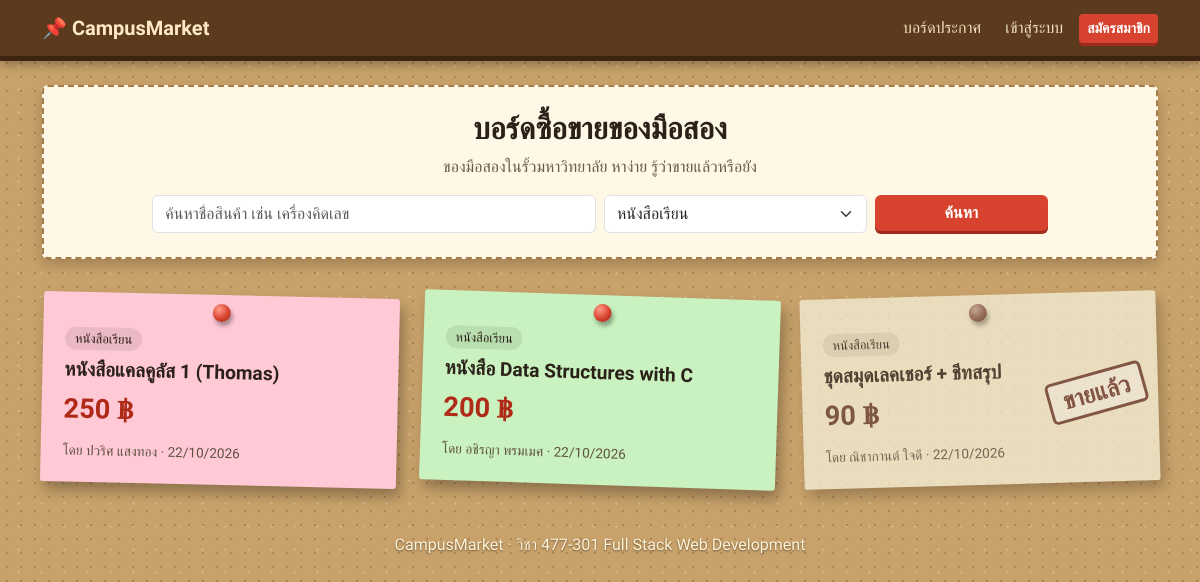
Page /index.php?cat=หนังสือเรียน on the committed database.
### tables this page shows
CREATE TABLE listings (
  id           INT AUTO_INCREMENT PRIMARY KEY,
  user_id      INT NOT NULL,                               
  title        VARCHAR(150) NOT NULL,                      
  description  TEXT NOT NULL,                              
  price        DECIMAL(10,2) NOT NULL,                     
  category     VARCHAR(50) NOT NULL,                       
  status       ENUM('selling','sold') NOT NULL DEFAULT 'selling',   
  created_at   TIMESTAMP DEFAULT CURRENT_TIMESTAMP,
  FOREIGN KEY (user_id) REFERENCES users(id) ON DELETE CASCADE
);

CREATE TABLE users (
  id          INT AUTO_INCREMENT PRIMARY KEY,
  name        VARCHAR(100) NOT NULL,                       
  student_id  VARCHAR(15)  NOT NULL,                       
  email       VARCHAR(120) NOT NULL UNIQUE,                
  password    VARCHAR(255) NOT NULL,                       
  contact     VARCHAR(100) NOT NULL,                       
  role        ENUM('member','admin') NOT NULL DEFAULT 'member',   
  created_at  TIMESTAMP DEFAULT CURRENT_TIMESTAMP
);

### config.php (called while the page is built, shortened)
<?php
$categories = ['หนังสือเรียน', 'เครื่องคิดเลข', 'ของใช้ในหอ', 'เครื่องใช้ไฟฟ้า', 'อื่นๆ'];
function e($text) {
    return htmlspecialchars($text, ENT_QUOTES, 'UTF-8');
}

### index.php (the view, shortened to what this page needs)
<?php
require 'config.php';
$q    = trim($_GET['q'] ?? '');
$cat  = $_GET['cat'] ?? '';
$mine = isset($_GET['mine']) && is_login();
$sql    = "SELECT l.*, u.name AS seller
           FROM listings l JOIN users u ON l.user_id = u.id
           WHERE 1=1";
$params = [];
if ($cat !== '') {
    $sql .= " AND l.category = ?";
    $params[] = $cat;
}
$sql .= " ORDER BY l.status ASC, l.created_at DESC";
$stmt = $pdo->prepare($sql);
$stmt->execute($params);
$listings = $stmt->fetchAll(PDO::FETCH_ASSOC);
include 'header.php';
?>
<div class="board-head">
  <h1><?= $mine ? 'ประกาศของฉัน' : 'บอร์ดซื้อขายของมือสอง' ?></h1>
  <p>ของมือสองในรั้วมหาวิทยาลัย หาง่าย รู้ว่าขายแล้วหรือยัง</p>
  <form class="row g-2 justify-content-center" method="get">
    <div class="col-12 col-md-5">
      <input class="form-control" name="q" value="<?= e($q) ?>" placeholder="ค้นหาชื่อสินค้า เช่น เครื่องคิดเลข">
    </div>
    <div class="col-8 col-md-3">
      <select class="form-select" name="cat">
        <?php foreach ($categories as $c): ?>
          <option value="<?= e($c) ?>" <?= $cat === $c ? 'selected' : '' ?>><?= e($c) ?></option>
        <?php endforeach; ?>
      </select>
    </div>
    <div class="col-4 col-md-2">
      <button class="btn btn-pin w-100">ค้นหา</button>
    </div>
  </form>
</div>
<div class="row g-4">
  <?php foreach ($listings as $l): ?>
    <div class="col-12 col-sm-6 col-lg-4">
      <a href="listing_view.php?id=<?= $l['id'] ?>" class="note note-<?= $l['id'] % 4 ?> <?= $l['status'] === 'sold' ? 'is-sold' : '' ?>">
        <span class="pin"></span>
        <?php if ($l['status'] === 'sold'): ?>
          <span class="stamp">ขายแล้ว</span>
        <?php endif; ?>
        <span class="note-cat"><?= e($l['category']) ?></span>
        <h3><?= e($l['title']) ?></h3>
        <div class="note-price"><?= number_format($l['price']) ?> ฿</div>
        <div class="note-meta">โดย <?= e($l['seller']) ?> · <?= date('d/m/Y', strtotime($l['created_at'])) ?></div>
      </a>
    </div>
  <?php endforeach; ?>
</div>
<?php include 'footer.php'; ?>

### style.css (style rules this page uses)
:root { --cork: #c9a26b; --cork-dark: #a67c47; --wood: #5b3a1e; --pin: #d8432f; --ink: #2b2118; }
body { font-family: 'Sarabun', sans-serif; color: var(--ink); background-color: var(--cork); background-image: radial-gradient(rgba(90,55,20,.25) 1.2px, transparent 1.6px), radial-gradient(rgba(255,240,210,.25) 1px, transparent 1.4px); background-size: 14px 14px, 23px 23px; background-position: 0 0, 7px 9px; min-height: 100vh; }
h1, h2, h3, h5, .brand { font-family: 'Mali', cursive; }
.btn-pin { background: var(--pin); color: #fff; border: none; font-weight: 600; box-shadow: 0 3px 0 #9e2b1b; }
.board-head { background: #fff8e6; border: 2px dashed var(--cork-dark); border-radius: 6px; padding: 24px 18px; margin-bottom: 36px; text-align: center; box-shadow: 0 6px 14px rgba(0,0,0,.2); }
.board-head h1 { font-size: 1.9rem; font-weight: 700; }
.board-head p { color: #6b5a45; }
.note { display: block; position: relative; padding: 34px 22px 20px; min-height: 190px; color: var(--ink); text-decoration: none; border-radius: 3px; box-shadow: 4px 8px 14px rgba(0,0,0,.3); transition: transform .2s; }
.note-0 { background: #fff3a8; transform: rotate(-1.6deg); }
.note-1 { background: #ffc9d6; transform: rotate(1.3deg); }
.note-3 { background: #c9f2c0; transform: rotate(1.9deg); }
.pin { position: absolute; top: 9px; left: 50%; width: 18px; height: 18px; margin-left: -9px; border-radius: 50%; background: radial-gradient(circle at 35% 30%, #ff9a88, var(--pin) 55%, #8f2314); box-shadow: 2px 4px 4px rgba(0,0,0,.35); }
.note h2, .note h3 { font-size: 1.2rem; font-weight: 700; margin: 8px 0; }
.note-cat { display: inline-block; font-size: .8rem; background: rgba(0,0,0,.08); padding: 2px 10px; border-radius: 20px; }
.note-price { font-family: 'Mali', cursive; font-size: 1.7rem; font-weight: 700; color: #b02a18; }
.note-meta { font-size: .85rem; color: #5f5240; margin-top: 10px; }
.note.is-sold { filter: grayscale(.7); opacity: .75; }
.stamp { position: absolute; top: 42%; right: 12px; font-family: 'Mali', cursive; font-weight: 700; font-size: 1.5rem; color: #c0271a; border: 3px solid #c0271a; border-radius: 6px; padding: 0 12px; transform: rotate(-14deg); background: rgba(255,255,255,.55); }

### rows in the picture
listings: category "หนังสือเรียน", title "หนังสือแคลคูลัส 1 (Thomas)", price "250", user.name "ปวริศ แสงทอง", created_at "22/10/2026"
listings: category "หนังสือเรียน", title "หนังสือ Data Structures with C", price "200", user.name "อชิรญา พรมเมศ", created_at "22/10/2026"
listings: status "ขายแล้ว", category "หนังสือเรียน", title "ชุดสมุดเลคเชอร์ + ชีทสรุป", price "90", user.name "ณิชากานต์ ใจดี", created_at "22/10/2026"

### other values in the picture
form field cat "หนังสือเรียน"
